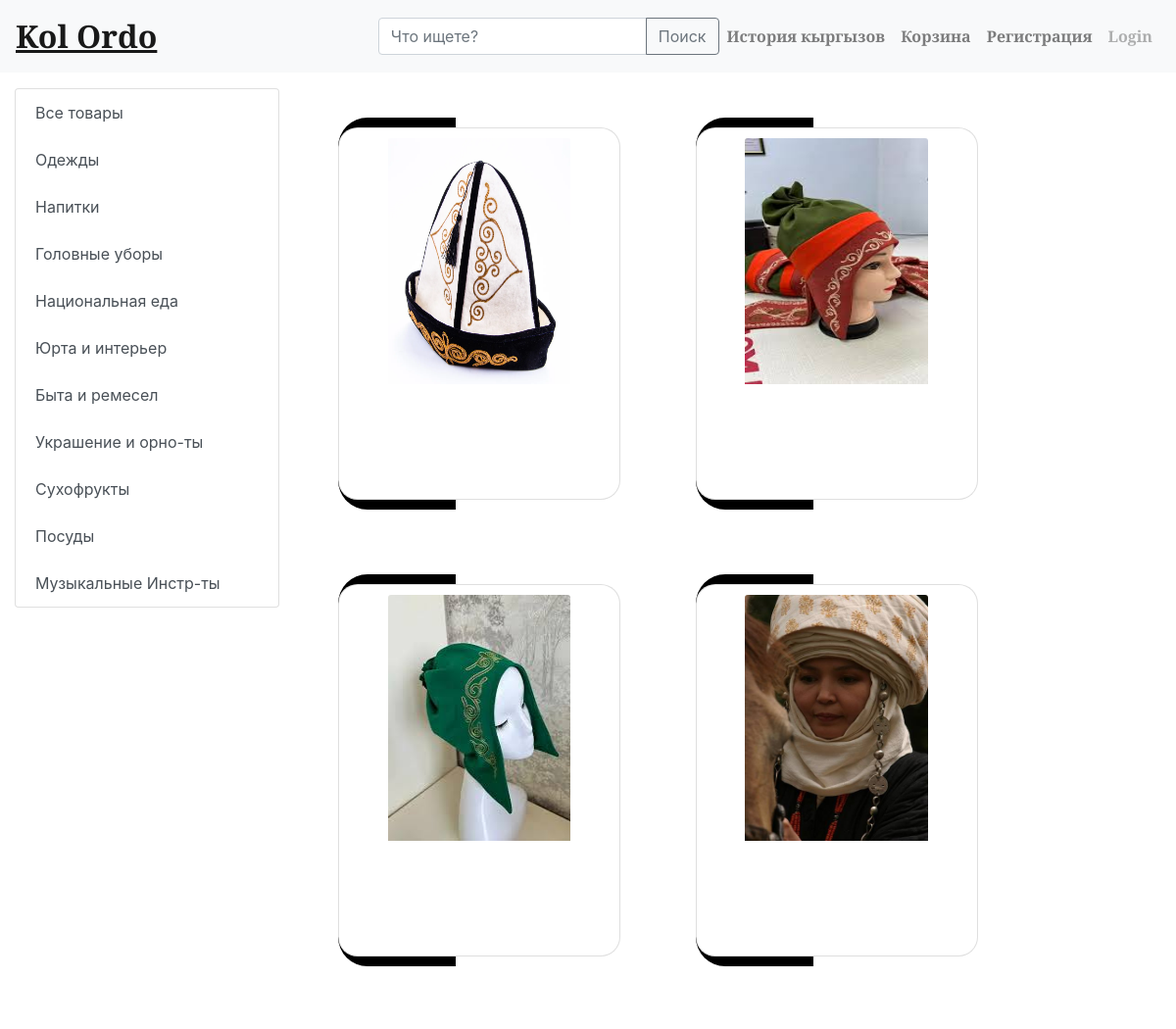
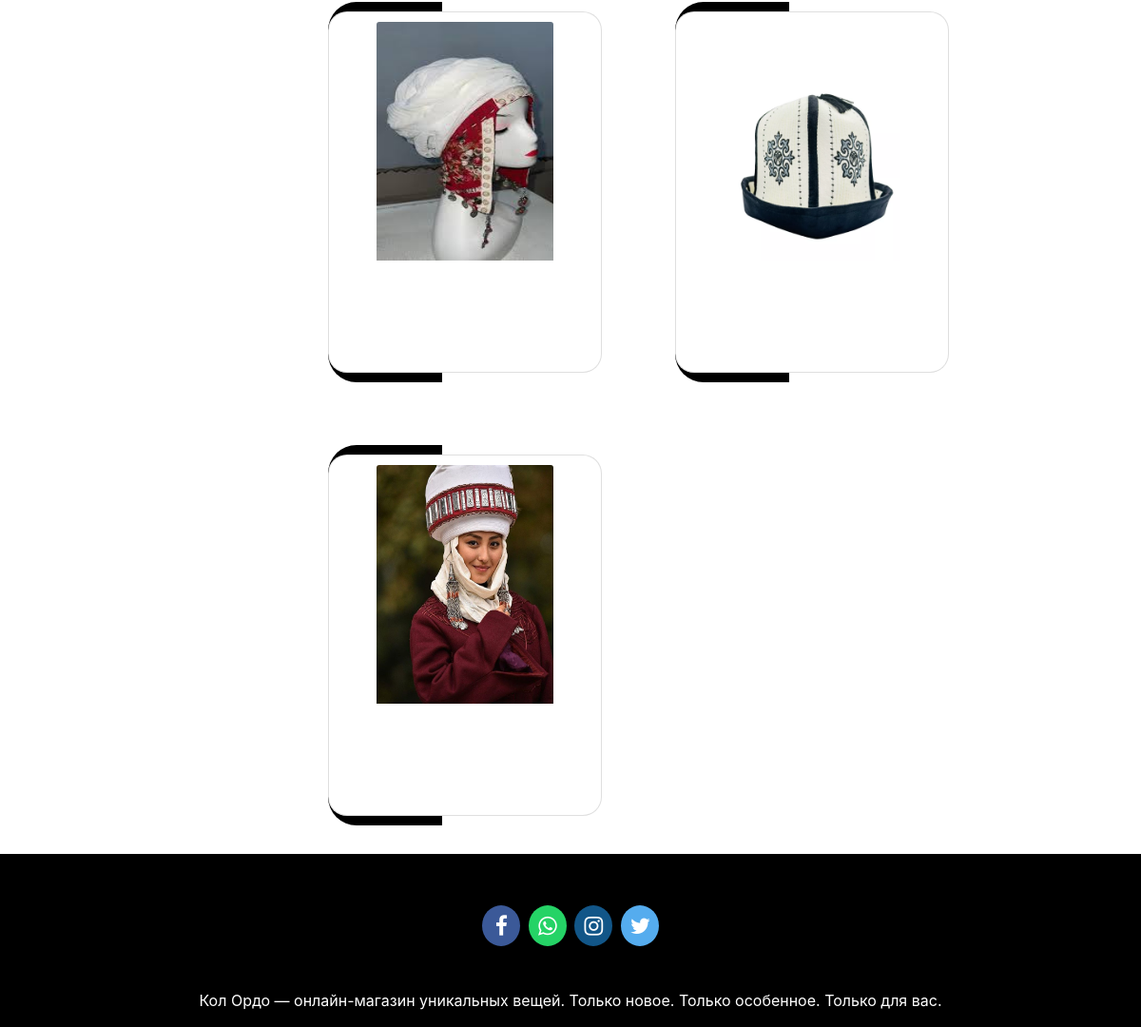
Screenshot of /store?category=5 with the database file from the repository (2 pictures, top to bottom).
### store/models/category.py (models this page shows, shortened)
class Category(models.Model):
    name = models.CharField(max_length=20)
    @staticmethod
    def get_all_categories():
        return Category.objects.all()

### store/models/product.py (models this page shows, shortened)
class Product(models.Model):
    name = models.CharField(max_length=50)
    price = models.IntegerField(default=0)
    category = models.ForeignKey(Category, on_delete=models.CASCADE, default=1)
    description = models.CharField(max_length=200, default='' , null=True , blank=True)
    image = models.ImageField(upload_to='uploads/products/')
    @staticmethod
    def get_all_products_by_categoryid(category_id):
        if category_id:
            return Product.objects.filter(category = category_id)
        else:
            return Product.get_all_products();

### store/views/home.py (the view)
# urls.py: path('' , include('store.urls'))
def store(request):
    cart = request.session.get('cart')
    if not cart:
        request.session['cart'] = {}
    products = None
    categories = Category.get_all_categories()
    categoryID = request.GET.get('category')
    if categoryID:
        products = Product.get_all_products_by_categoryid(categoryID)
    else:
        products = Product.get_all_products();
    histories = History.objects.all()
    data = {}
    data['products'] = products
    data['categories'] = categories
    data['histories'] = histories
    print('you are : ', request.session.get('email'))
    return render(request, 'index.html', data)

### store/templatetags/cart.py (called while the page is built)
@register.filter(name='is_in_cart')
def is_in_cart(product  , cart):
    keys = cart.keys()
    for id in keys:
        if int(id) == product.id:
            return True
    return False;

### store/templatetags/custom_filter.py (called while the page is built)
@register.filter(name='currency')
def currency(number):
    return str(number) + "сом"

### store/templates/index.html (shortened to what this page needs)
{% extends 'base.html' %}
{% block content %}
{% load cart %}
{% load custom_filter %}
<div class="container-fluid mt-3">
	<div class="row">
		<div class="col-lg-3 mx-auto">
			<div class="list-group">
				<a href="/" class="list-group-item list-group-item-action">Все товары</a>
				{% for category in categories %}
				<a href="/?category={{category.id}}"
					class="list-group-item list-group-item-action">{{category.name}}</a>
				{% endfor %}
			</div>
		</div>
		<div id='products' class="col-lg-9 mx-auto">
			{% for product in products %}
			<div class="cardBox">
				<div class="card" id={{product.id}} style="width: 18rem;">
					<img class="card-img-top" style="width: 70%;height: 70%;"src="{{product.image.url}}" alt="Card image cap">
				</div>
			</div>
			{% endfor %}
		</div>
	</div>
</div>
{% endblock %}

### store/templates/index.html (style rules this page uses)
.cardBox { width: 300px; height: 400px; position: relative; display: inline-flex; place-items: center; overflow: hidden; margin: 30px; border-radius: 30px; }
.card { position: absolute; width: 95%; height: 95%; background:white; border-radius: 20px; z-index: 5; display: inline-block; align-items: center; flex-direction: initial; text-align: center; color: black; overflow: hidden; padding: 10px; cursor: pointer; }
.cardBox::before { content: ""; position: absolute; width: 40%; height: 160%; background: black; background: -webkit-linear-gradient(to right, black); background: linear-gradient(to right,black); animation: glowing01 5s linear infinite; transform-origin: center; animation: glowing 5s linear infinite; }

### rows the page displays
Category: name "Одежды"
Category: name "Напитки"
Category: name "Головные уборы"
Category: name "Национальная еда"
Category: name "Юрта и интерьер"
Category: name "Быта и ремесел"
Category: name "Украшение и орно-ты"
Category: name "Сухофрукты"
Category: name "Посуды"
Category: name "Музыкальные Инстр-ты"
Product: image (picture)
Product: image (picture)
Product: image (picture)
Product: image (picture)
Product: image (picture)
Product: image (picture)
Product: image (picture)
